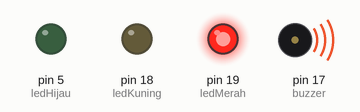
Simulated run of this sketch. Board: Arduino Uno, built with avr-gcc and run on an emulated ATmega328P. Shown: output pins drawn as LEDs (lit = HIGH), buzzer (waves = sounding).

Above: at 0.5 s.
At 1.5 s:
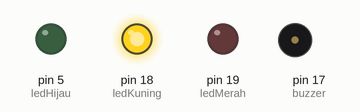
At 2.5 s:
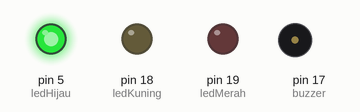
At 3.5 s:
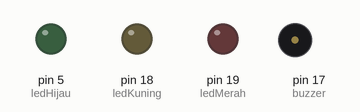
At 5.0 s:
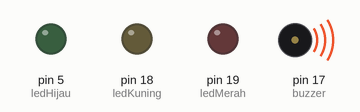
Timing chart, 0 to 7.8 s (numbered marks = the images above):
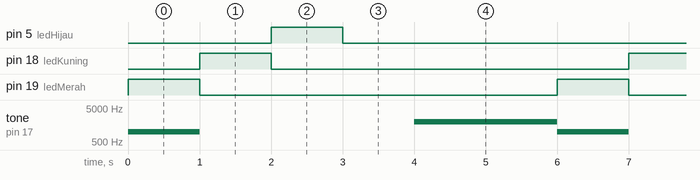

Measured:
- by itself, pin 5 (ledHijau), pin 18 (ledKuning), pin 19 (ledMerah): alternates HIGH for 1.0 s and LOW for 5.0 s
- by itself, tone on pin 17 (buzzer): repeats every 6.0 s: silent 3.0 s, 2000 Hz 2.0 s, 1000 Hz 1.0 s

The sketch:

RIYAN_ANDIKA_XII_tav_2_PAM.ino
```cpp
//RIYAN ANDIKA XII TAV 2

const int ledMerah = 19;
const int ledKuning = 18;
const int ledHijau = 5;
const int buzzer = 17;

void setup() {
  Serial.begin(115200);
  pinMode(ledMerah ,OUTPUT);
  pinMode(ledKuning ,OUTPUT);
  pinMode(ledHijau ,OUTPUT);
  pinMode(buzzer , OUTPUT);
}
void loop() {
  // LED Merah menyala,buzzer berbunyi
  digitalWrite(ledMerah,HIGH);
  tone(buzzer,1000);
  delay(1000);

  //LED MERAH mati ,LED Kuning menyala
  digitalWrite(ledMerah,LOW);
  digitalWrite(ledKuning ,HIGH);
  noTone(buzzer);
  delay(1000);

  //LED Kuning mati,LED Hijau menyala
  digitalWrite(ledKuning,LOW);
  digitalWrite(ledHijau,HIGH);
  delay(1000);

  //LED Hijau mati
  digitalWrite(ledHijau,LOW);
  delay(1000);
  tone(buzzer,2000);
  delay(2000);
   noTone(buzzer);


}
```
